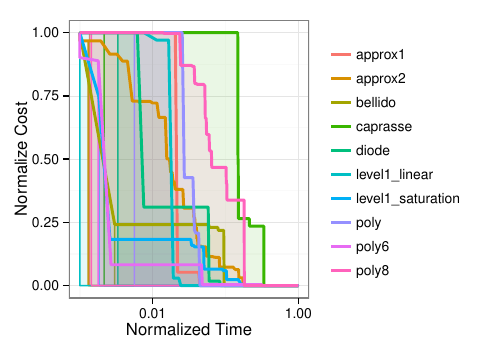

Generate this figure with R:
#!/usr/bin/Rscript

require(ggplot2);
require(reshape2);
#require(doBy);
require(data.table);

a<-read.csv('../data/quality_time_asa.dat',header=T)
a$cost<-as.double(a$cost);

b<-data.table(a);
b[,time:=(time-min(time))/(max(time)-min(time)), by="bench"]
b[,cost:=(cost-min(cost))/(max(cost)-min(cost)), by="bench"]

b$time[b$time<=1e-3]<-1e-3

c<-as.data.frame(b);
#c<-c[c$bench=="approx1"|c$bench=="approx2",]

pdf(file="quality_time_asa.pdf", height=3.5, width=5)

p <- ggplot(data=c, aes(x=time,y=cost,group=bench,colour=bench,fill=bench)) + 
	geom_area(show_guide=F,alpha=0.1) + 
#	geom_area(alpha=0,position="stack",show_guide=F,colour="black") +  
	ylim(0,1) + xlim(0,1) + scale_x_log10() +
	geom_line(aes(x=time,y=cost),size=1) +
	xlab("Normalized Time") + ylab("Normalize Cost") +
#	scale_x_log10() + 
#	scale_y_log10() + 
#	scale_colour_grey() + 
	scale_colour_hue() + 
	theme_bw();

p + theme(legend.key=element_blank(),legend.title=element_blank(),legend.background = element_blank(),legend.text=element_text(size=10));
